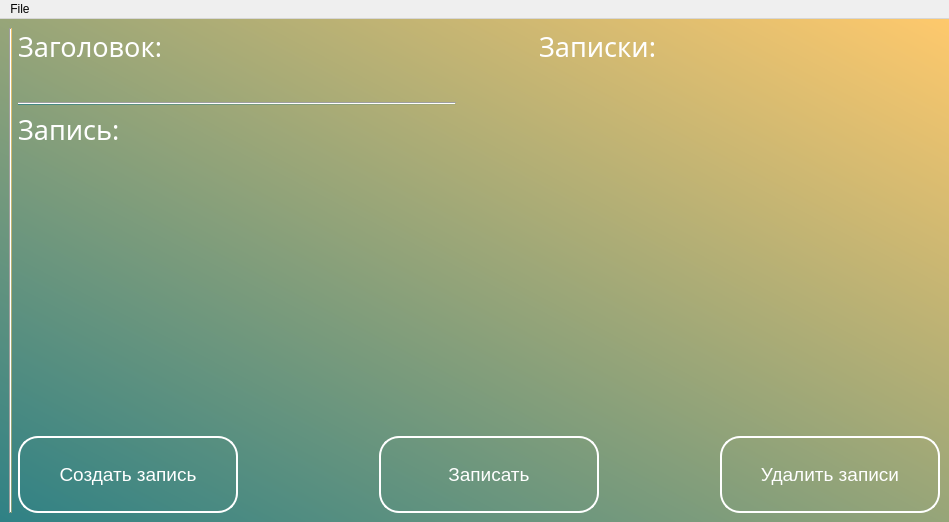
<?xml version="1.0" encoding="UTF-8"?>
<ui version="4.0">
 <class>MainWindow</class>
 <widget class="QMainWindow" name="MainWindow">
  <property name="geometry">
   <rect>
    <x>0</x>
    <y>0</y>
    <width>949</width>
    <height>522</height>
   </rect>
  </property>
  <property name="windowTitle">
   <string>Записная книжка</string>
  </property>
  <property name="styleSheet">
   <string notr="true">background-color: qlineargradient(spread:pad, x1:0, y1:1, x2:1, y2:0, stop:0 rgba(47, 129, 133, 255), stop:1 rgba(255, 201, 108, 255))</string>
  </property>
  <widget class="QWidget" name="centralwidget">
   <property name="contextMenuPolicy">
    <enum>Qt::DefaultContextMenu</enum>
   </property>
   <property name="autoFillBackground">
    <bool>false</bool>
   </property>
   <layout class="QGridLayout" name="gridLayout_2">
    <item row="3" column="1" colspan="2">
     <layout class="QHBoxLayout" name="horizontalLayout_2">
      <property name="spacing">
       <number>121</number>
      </property>
      <property name="sizeConstraint">
       <enum>QLayout::SetFixedSize</enum>
      </property>
      <property name="topMargin">
       <number>0</number>
      </property>
      <property name="bottomMargin">
       <number>0</number>
      </property>
      <item>
       <widget class="QPushButton" name="Create_paz">
        <property name="sizePolicy">
         <sizepolicy hsizetype="Minimum" vsizetype="Ignored">
          <horstretch>0</horstretch>
          <verstretch>0</verstretch>
         </sizepolicy>
        </property>
        <property name="font">
         <font>
          <pointsize>14</pointsize>
         </font>
        </property>
        <property name="cursor">
         <cursorShape>PointingHandCursor</cursorShape>
        </property>
        <property name="styleSheet">
         <string notr="true">padding-top: 20px;
border-radius: 20px;
color: white;
border: 1.5px solid white
;
padding: 20px;
background: rgba(255, 255, 255, 0)


</string>
        </property>
        <property name="text">
         <string>Создать запись</string>
        </property>
       </widget>
      </item>
      <item>
       <spacer name="verticalSpacer">
        <property name="orientation">
         <enum>Qt::Vertical</enum>
        </property>
        <property name="sizeHint" stdset="0">
         <size>
          <width>20</width>
          <height>40</height>
         </size>
        </property>
       </spacer>
      </item>
      <item>
       <widget class="QPushButton" name="Writeing">
        <property name="sizePolicy">
         <sizepolicy hsizetype="Minimum" vsizetype="Ignored">
          <horstretch>0</horstretch>
          <verstretch>0</verstretch>
         </sizepolicy>
        </property>
        <property name="font">
         <font>
          <pointsize>14</pointsize>
         </font>
        </property>
        <property name="cursor">
         <cursorShape>PointingHandCursor</cursorShape>
        </property>
        <property name="styleSheet">
         <string notr="true">border-radius: 20px;
color: white;
border: 1.5px solid white;
background: rgba(250, 250, 250, 0)

</string>
        </property>
        <property name="text">
         <string>Записать</string>
        </property>
       </widget>
      </item>
      <item>
       <widget class="QPushButton" name="Delete">
        <property name="sizePolicy">
         <sizepolicy hsizetype="Minimum" vsizetype="Ignored">
          <horstretch>0</horstretch>
          <verstretch>0</verstretch>
         </sizepolicy>
        </property>
        <property name="font">
         <font>
          <pointsize>14</pointsize>
         </font>
        </property>
        <property name="cursor">
         <cursorShape>PointingHandCursor</cursorShape>
        </property>
        <property name="styleSheet">
         <string notr="true">border-radius: 20px;
color: white;
border: 1.5px solid white;
background: rgba(250, 250, 250, 0)

</string>
        </property>
        <property name="text">
         <string>Удалить записи</string>
        </property>
       </widget>
      </item>
     </layout>
    </item>
    <item row="0" column="2">
     <layout class="QVBoxLayout" name="verticalLayout_2">
      <property name="spacing">
       <number>1</number>
      </property>
      <property name="leftMargin">
       <number>57</number>
      </property>
      <item>
       <widget class="QLabel" name="write_2">
        <property name="font">
         <font>
          <family>Segoe Print</family>
          <pointsize>20</pointsize>
         </font>
        </property>
        <property name="styleSheet">
         <string notr="true">color: white;
background: none
</string>
        </property>
        <property name="text">
         <string>Записки:</string>
        </property>
       </widget>
      </item>
     </layout>
    </item>
    <item row="0" column="1" rowspan="2">
     <layout class="QGridLayout" name="gridLayout">
      <property name="leftMargin">
       <number>0</number>
      </property>
      <property name="rightMargin">
       <number>20</number>
      </property>
      <item row="1" column="0">
       <widget class="QLineEdit" name="text_heading">
        <property name="font">
         <font>
          <family>Segoe Print</family>
          <pointsize>12</pointsize>
         </font>
        </property>
        <property name="styleSheet">
         <string notr="true">color: white;

border: none;
background: rgba(250, 250, 250, 0)
</string>
        </property>
        <property name="text">
         <string/>
        </property>
       </widget>
      </item>
      <item row="0" column="0">
       <widget class="QLabel" name="heading">
        <property name="font">
         <font>
          <family>Segoe Print</family>
          <pointsize>20</pointsize>
         </font>
        </property>
        <property name="styleSheet">
         <string notr="true">color: white;
background: none
</string>
        </property>
        <property name="text">
         <string>Заголовок:</string>
        </property>
       </widget>
      </item>
      <item row="3" column="0">
       <widget class="QLabel" name="write">
        <property name="font">
         <font>
          <family>Segoe Print</family>
          <pointsize>20</pointsize>
         </font>
        </property>
        <property name="styleSheet">
         <string notr="true">color: white;
background: none
</string>
        </property>
        <property name="text">
         <string>Запись:</string>
        </property>
       </widget>
      </item>
      <item row="4" column="0">
       <widget class="QTextEdit" name="write_text">
        <property name="font">
         <font>
          <family>Segoe Print</family>
          <pointsize>14</pointsize>
         </font>
        </property>
        <property name="styleSheet">
         <string notr="true">color: white;

border: none;
background: rgba(250, 250, 250, 0)
</string>
        </property>
        <property name="html">
         <string>&lt;!DOCTYPE HTML PUBLIC &quot;-//W3C//DTD HTML 4.0//EN&quot; &quot;http://www.w3.org/TR/REC-html40/strict.dtd&quot;&gt;
&lt;html&gt;&lt;head&gt;&lt;meta name=&quot;qrichtext&quot; content=&quot;1&quot; /&gt;&lt;style type=&quot;text/css&quot;&gt;
p, li { white-space: pre-wrap; }
&lt;/style&gt;&lt;/head&gt;&lt;body style=&quot; font-family:'Segoe Print'; font-size:14pt; font-weight:400; font-style:normal;&quot;&gt;
&lt;p style=&quot;-qt-paragraph-type:empty; margin-top:0px; margin-bottom:0px; margin-left:0px; margin-right:0px; -qt-block-indent:0; text-indent:0px;&quot;&gt;&lt;br /&gt;&lt;/p&gt;&lt;/body&gt;&lt;/html&gt;</string>
        </property>
       </widget>
      </item>
      <item row="2" column="0">
       <widget class="Line" name="line_2">
        <property name="orientation">
         <enum>Qt::Horizontal</enum>
        </property>
       </widget>
      </item>
     </layout>
    </item>
    <item row="1" column="2">
     <layout class="QVBoxLayout" name="verticalLayout">
      <item>
       <widget class="QListWidget" name="Display">
        <property name="font">
         <font>
          <family>Segoe Print</family>
          <pointsize>14</pointsize>
          <italic>false</italic>
         </font>
        </property>
        <property name="styleSheet">
         <string notr="true">color: white;
border: none;
background: rgba(250, 250, 250, 0)
</string>
        </property>
       </widget>
      </item>
     </layout>
    </item>
    <item row="0" column="0" rowspan="4">
     <widget class="Line" name="line">
      <property name="orientation">
       <enum>Qt::Vertical</enum>
      </property>
     </widget>
    </item>
    <item row="2" column="1">
     <spacer name="verticalSpacer_2">
      <property name="orientation">
       <enum>Qt::Vertical</enum>
      </property>
      <property name="sizeHint" stdset="0">
       <size>
        <width>20</width>
        <height>40</height>
       </size>
      </property>
     </spacer>
    </item>
   </layout>
  </widget>
  <widget class="QMenuBar" name="menubar">
   <property name="geometry">
    <rect>
     <x>0</x>
     <y>0</y>
     <width>949</width>
     <height>21</height>
    </rect>
   </property>
   <property name="styleSheet">
    <string notr="true">background: none</string>
   </property>
   <widget class="QMenu" name="menuFile">
    <property name="title">
     <string>File</string>
    </property>
    <widget class="QMenu" name="menu">
     <property name="title">
      <string>Язык</string>
     </property>
     <addaction name="Russian"/>
     <addaction name="English"/>
    </widget>
    <addaction name="menu"/>
    <addaction name="actionExit"/>
   </widget>
   <addaction name="menuFile"/>
  </widget>
  <action name="actionExit">
   <property name="text">
    <string>Exit</string>
   </property>
  </action>
  <action name="Russian">
   <property name="text">
    <string>Русский</string>
   </property>
  </action>
  <action name="English">
   <property name="text">
    <string>Английский</string>
   </property>
  </action>
 </widget>
 <resources>
  <include location="pic.qrc"/>
 </resources>
 <connections/>
</ui>
